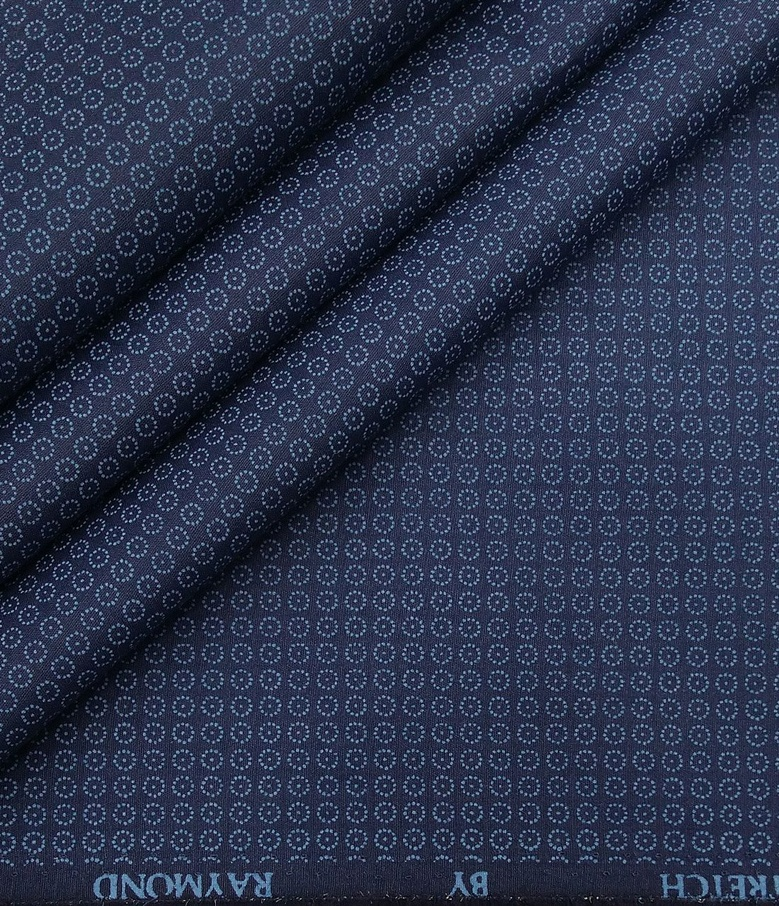
#> input picture Approach1/shirt.jpg, 779 x 906 px, shrunk from 1100 x 1280 before the run
$ python canny_detection.py
#> lines starting #> are read from the running program, lines starting #| are printed output that depends on the picture
import cv2
from PIL import Image

def create_canny_image(image_path, output_path="canny_edges.png"):
#> called with image_path = 'shirt.jpg', output_path = 'canny_edges.png'
    img = cv2.imread(image_path)
#> img is the input picture: shape (906, 779, 3); mean B, G, R 76.7, 52.3, 43.3
    gray = cv2.cvtColor(img, cv2.COLOR_BGR2GRAY)
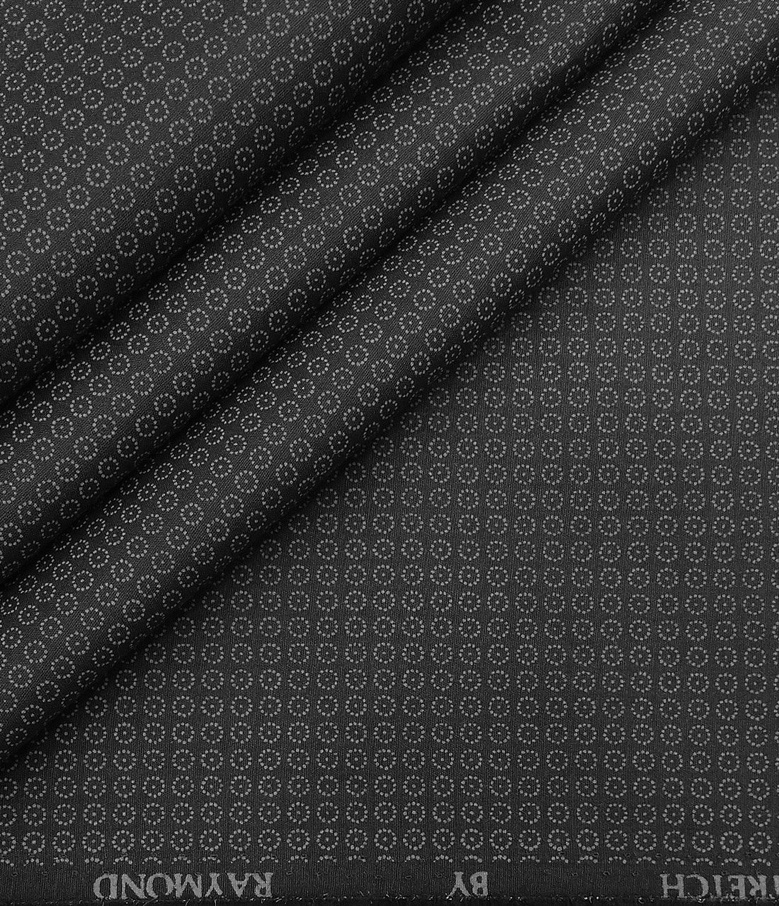
#> gray: shape (906, 779); min 1, max 238, mean 52.4
    blurred = cv2.GaussianBlur(gray, (5, 5), 0)  # Optional blur
    edges = cv2.Canny(blurred, 100, 200)  # Adjust thresholds
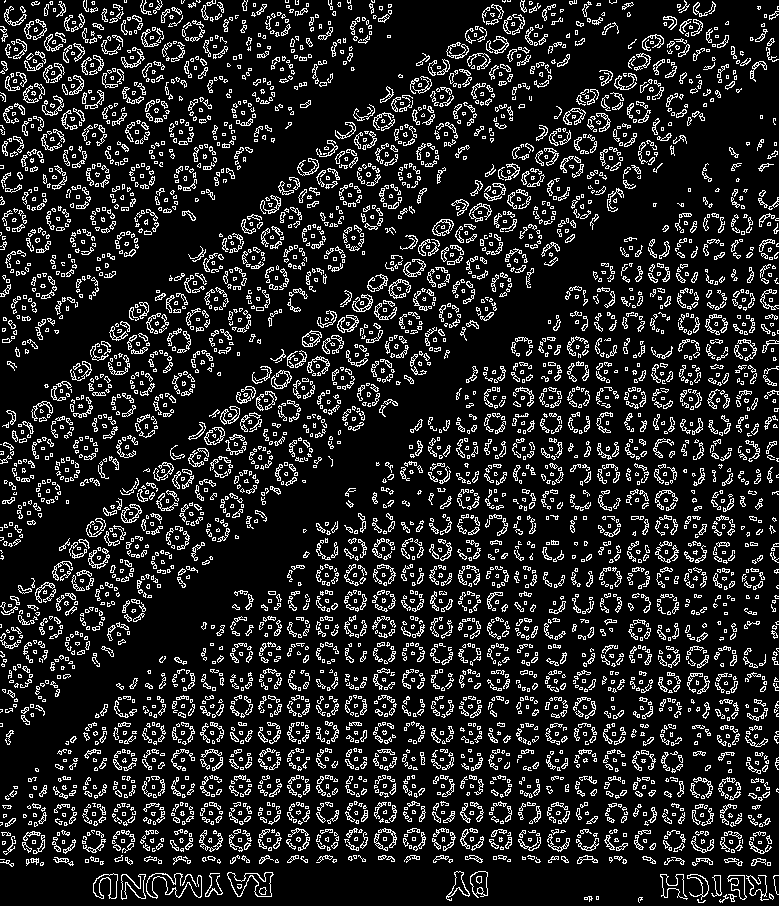
#> edges: shape (906, 779); 13.8% white in thin lines or dots
    canny_image = Image.fromarray(edges)
    canny_image.save(output_path)
    return canny_image

if __name__ == "__main__":
    image_path = "shirt.jpg"
    canny_image = create_canny_image(image_path)
    print(f"Canny image saved to: canny_edges.png")
